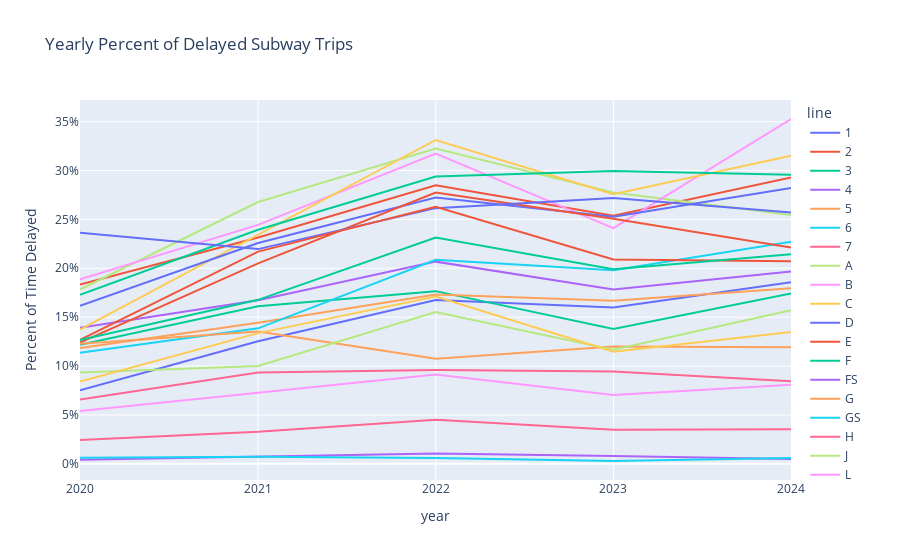

Notebook cell for this chart:
### Code cell
yearly_delays_graph.update_layout(yaxis= {'tickformat': '.0%'})

### Figure 1 — Plotly figure (JSON) as saved in the notebook; plotly's stock layout.template omitted (floating-point values rounded to 4 significant figures)
{"data": [{"hovertemplate": "line=1<br>year=%{x}<br>Percent of Time Delayed=%{y}<extra></extra>", "legendgroup": "1", "line": {"color": "#636efa", "dash": "solid"}, "marker": {"symbol": "circle"}, "mode": "lines", "name": "1", "orientation": "v", "showlegend": true, "type": "scatter", "x": ["2020-01-01T00:00:00", "2021-01-01T00:00:00", "2022-01-01T00:00:00", "2023-01-01T00:00:00", "2024-01-01T00:00:00"], "xaxis": "x", "y": [0.07531, 0.1254, 0.1674, 0.16, 0.1856], "yaxis": "y"}, {"hovertemplate": "line=2<br>year=%{x}<br>Percent of Time Delayed=%{y}<extra></extra>", "legendgroup": "2", "line": {"color": "#EF553B", "dash": "solid"}, "marker": {"symbol": "circle"}, "mode": "lines", "name": "2", "orientation": "v", "showlegend": true, "type": "scatter", "x": ["2020-01-01T00:00:00", "2021-01-01T00:00:00", "2022-01-01T00:00:00", "2023-01-01T00:00:00", "2024-01-01T00:00:00"], "xaxis": "x", "y": [0.1834, 0.2314, 0.285, 0.2538, 0.293], "yaxis": "y"}, {"hovertemplate": "line=3<br>year=%{x}<br>Percent of Time Delayed=%{y}<extra></extra>", "legendgroup": "3", "line": {"color": "#00cc96", "dash": "solid"}, "marker": {"symbol": "circle"}, "mode": "lines", "name": "3", "orientation": "v", "showlegend": true, "type": "scatter", "x": ["2020-01-01T00:00:00", "2021-01-01T00:00:00", "2022-01-01T00:00:00", "2023-01-01T00:00:00", "2024-01-01T00:00:00"], "xaxis": "x", "y": [0.1219, 0.1612, 0.1766, 0.138, 0.1743], "yaxis": "y"}, {"hovertemplate": "line=4<br>year=%{x}<br>Percent of Time Delayed=%{y}<extra></extra>", "legendgroup": "4", "line": {"color": "#ab63fa", "dash": "solid"}, "marker": {"symbol": "circle"}, "mode": "lines", "name": "4", "orientation": "v", "showlegend": true, "type": "scatter", "x": ["2020-01-01T00:00:00", "2021-01-01T00:00:00", "2022-01-01T00:00:00", "2023-01-01T00:00:00", "2024-01-01T00:00:00"], "xaxis": "x", "y": [0.1392, 0.1674, 0.2068, 0.1782, 0.1966], "yaxis": "y"}, {"hovertemplate": "line=5<br>year=%{x}<br>Percent of Time Delayed=%{y}<extra></extra>", "legendgroup": "5", "line": {"color": "#FFA15A", "dash": "solid"}, "marker": {"symbol": "circle"}, "mode": "lines", "name": "5", "orientation": "v", "showlegend": true, "type": "scatter", "x": ["2020-01-01T00:00:00", "2021-01-01T00:00:00", "2022-01-01T00:00:00", "2023-01-01T00:00:00", "2024-01-01T00:00:00"], "xaxis": "x", "y": [0.1184, 0.1442, 0.1733, 0.1667, 0.1795], "yaxis": "y"}, {"hovertemplate": "line=6<br>year=%{x}<br>Percent of Time Delayed=%{y}<extra></extra>", "legendgroup": "6", "line": {"color": "#19d3f3", "dash": "solid"}, "marker": {"symbol": "circle"}, "mode": "lines", "name": "6", "orientation": "v", "showlegend": true, "type": "scatter", "x": ["2020-01-01T00:00:00", "2021-01-01T00:00:00", "2022-01-01T00:00:00", "2023-01-01T00:00:00", "2024-01-01T00:00:00"], "xaxis": "x", "y": [0.1135, 0.1386, 0.2087, 0.1981, 0.2271], "yaxis": "y"}, {"hovertemplate": "line=7<br>year=%{x}<br>Percent of Time Delayed=%{y}<extra></extra>", "legendgroup": "7", "line": {"color": "#FF6692", "dash": "solid"}, "marker": {"symbol": "circle"}, "mode": "lines", "name": "7", "orientation": "v", "showlegend": true, "type": "scatter", "x": ["2020-01-01T00:00:00", "2021-01-01T00:00:00", "2022-01-01T00:00:00", "2023-01-01T00:00:00", "2024-01-01T00:00:00"], "xaxis": "x", "y": [0.06582, 0.09339, 0.09593, 0.09454, 0.08441], "yaxis": "y"}, {"hovertemplate": "line=A<br>year=%{x}<br>Percent of Time Delayed=%{y}<extra></extra>", "legendgroup": "A", "line": {"color": "#B6E880", "dash": "solid"}, "marker": {"symbol": "circle"}, "mode": "lines", "name": "A", "orientation": "v", "showlegend": true, "type": "scatter", "x": ["2020-01-01T00:00:00", "2021-01-01T00:00:00", "2022-01-01T00:00:00", "2023-01-01T00:00:00", "2024-01-01T00:00:00"], "xaxis": "x", "y": [0.1783, 0.2678, 0.3226, 0.2775, 0.2544], "yaxis": "y"}, {"hovertemplate": "line=B<br>year=%{x}<br>Percent of Time Delayed=%{y}<extra></extra>", "legendgroup": "B", "line": {"color": "#FF97FF", "dash": "solid"}, "marker": {"symbol": "circle"}, "mode": "lines", "name": "B", "orientation": "v", "showlegend": true, "type": "scatter", "x": ["2020-01-01T00:00:00", "2021-01-01T00:00:00", "2022-01-01T00:00:00", "2023-01-01T00:00:00", "2024-01-01T00:00:00"], "xaxis": "x", "y": [0.1888, 0.2444, 0.3173, 0.241, 0.3527], "yaxis": "y"}, {"hovertemplate": "line=C<br>year=%{x}<br>Percent of Time Delayed=%{y}<extra></extra>", "legendgroup": "C", "line": {"color": "#FECB52", "dash": "solid"}, "marker": {"symbol": "circle"}, "mode": "lines", "name": "C", "orientation": "v", "showlegend": true, "type": "scatter", "x": ["2020-01-01T00:00:00", "2021-01-01T00:00:00", "2022-01-01T00:00:00", "2023-01-01T00:00:00", "2024-01-01T00:00:00"], "xaxis": "x", "y": [0.1371, 0.2347, 0.3313, 0.2758, 0.315], "yaxis": "y"}, {"hovertemplate": "line=D<br>year=%{x}<br>Percent of Time Delayed=%{y}<extra></extra>", "legendgroup": "D", "line": {"color": "#636efa", "dash": "solid"}, "marker": {"symbol": "circle"}, "mode": "lines", "name": "D", "orientation": "v", "showlegend": true, "type": "scatter", "x": ["2020-01-01T00:00:00", "2021-01-01T00:00:00", "2022-01-01T00:00:00", "2023-01-01T00:00:00", "2024-01-01T00:00:00"], "xaxis": "x", "y": [0.1617, 0.2259, 0.2723, 0.2527, 0.2821], "yaxis": "y"}, {"hovertemplate": "line=E<br>year=%{x}<br>Percent of Time Delayed=%{y}<extra></extra>", "legendgroup": "E", "line": {"color": "#EF553B", "dash": "solid"}, "marker": {"symbol": "circle"}, "mode": "lines", "name": "E", "orientation": "v", "showlegend": true, "type": "scatter", "x": ["2020-01-01T00:00:00", "2021-01-01T00:00:00", "2022-01-01T00:00:00", "2023-01-01T00:00:00", "2024-01-01T00:00:00"], "xaxis": "x", "y": [0.124, 0.2051, 0.2774, 0.2507, 0.2213], "yaxis": "y"}, {"hovertemplate": "line=F<br>year=%{x}<br>Percent of Time Delayed=%{y}<extra></extra>", "legendgroup": "F", "line": {"color": "#00cc96", "dash": "solid"}, "marker": {"symbol": "circle"}, "mode": "lines", "name": "F", "orientation": "v", "showlegend": true, "type": "scatter", "x": ["2020-01-01T00:00:00", "2021-01-01T00:00:00", "2022-01-01T00:00:00", "2023-01-01T00:00:00", "2024-01-01T00:00:00"], "xaxis": "x", "y": [0.1728, 0.2394, 0.2939, 0.2995, 0.2957], "yaxis": "y"}, {"hovertemplate": "line=FS<br>year=%{x}<br>Percent of Time Delayed=%{y}<extra></extra>", "legendgroup": "FS", "line": {"color": "#ab63fa", "dash": "solid"}, "marker": {"symbol": "circle"}, "mode": "lines", "name": "FS", "orientation": "v", "showlegend": true, "type": "scatter", "x": ["2020-01-01T00:00:00", "2021-01-01T00:00:00", "2022-01-01T00:00:00", "2023-01-01T00:00:00", "2024-01-01T00:00:00"], "xaxis": "x", "y": [0.004044, 0.007476, 0.01045, 0.007945, 0.005], "yaxis": "y"}, {"hovertemplate": "line=G<br>year=%{x}<br>Percent of Time Delayed=%{y}<extra></extra>", "legendgroup": "G", "line": {"color": "#FFA15A", "dash": "solid"}, "marker": {"symbol": "circle"}, "mode": "lines", "name": "G", "orientation": "v", "showlegend": true, "type": "scatter", "x": ["2020-01-01T00:00:00", "2021-01-01T00:00:00", "2022-01-01T00:00:00", "2023-01-01T00:00:00", "2024-01-01T00:00:00"], "xaxis": "x", "y": [0.1229, 0.1352, 0.1075, 0.12, 0.1193], "yaxis": "y"}, {"hovertemplate": "line=GS<br>year=%{x}<br>Percent of Time Delayed=%{y}<extra></extra>", "legendgroup": "GS", "line": {"color": "#19d3f3", "dash": "solid"}, "marker": {"symbol": "circle"}, "mode": "lines", "name": "GS", "orientation": "v", "showlegend": true, "type": "scatter", "x": ["2020-01-01T00:00:00", "2021-01-01T00:00:00", "2022-01-01T00:00:00", "2023-01-01T00:00:00", "2024-01-01T00:00:00"], "xaxis": "x", "y": [0.006261, 0.007182, 0.005945, 0.002891, 0.005977], "yaxis": "y"}, {"hovertemplate": "line=H<br>year=%{x}<br>Percent of Time Delayed=%{y}<extra></extra>", "legendgroup": "H", "line": {"color": "#FF6692", "dash": "solid"}, "marker": {"symbol": "circle"}, "mode": "lines", "name": "H", "orientation": "v", "showlegend": true, "type": "scatter", "x": ["2020-01-01T00:00:00", "2021-01-01T00:00:00", "2022-01-01T00:00:00", "2023-01-01T00:00:00", "2024-01-01T00:00:00"], "xaxis": "x", "y": [0.02436, 0.03269, 0.04519, 0.03497, 0.03547], "yaxis": "y"}, {"hovertemplate": "line=J<br>year=%{x}<br>Percent of Time Delayed=%{y}<extra></extra>", "legendgroup": "J", "line": {"color": "#B6E880", "dash": "solid"}, "marker": {"symbol": "circle"}, "mode": "lines", "name": "J", "orientation": "v", "showlegend": true, "type": "scatter", "x": ["2020-01-01T00:00:00", "2021-01-01T00:00:00", "2022-01-01T00:00:00", "2023-01-01T00:00:00", "2024-01-01T00:00:00"], "xaxis": "x", "y": [0.09342, 0.1002, 0.1553, 0.1166, 0.1571], "yaxis": "y"}, {"hovertemplate": "line=L<br>year=%{x}<br>Percent of Time Delayed=%{y}<extra></extra>", "legendgroup": "L", "line": {"color": "#FF97FF", "dash": "solid"}, "marker": {"symbol": "circle"}, "mode": "lines", "name": "L", "orientation": "v", "showlegend": true, "type": "scatter", "x": ["2020-01-01T00:00:00", "2021-01-01T00:00:00", "2022-01-01T00:00:00", "2023-01-01T00:00:00", "2024-01-01T00:00:00"], "xaxis": "x", "y": [0.05396, 0.07263, 0.09138, 0.07047, 0.08082], "yaxis": "y"}, {"hovertemplate": "line=M<br>year=%{x}<br>Percent of Time Delayed=%{y}<extra></extra>", "legendgroup": "M", "line": {"color": "#FECB52", "dash": "solid"}, "marker": {"symbol": "circle"}, "mode": "lines", "name": "M", "orientation": "v", "showlegend": true, "type": "scatter", "x": ["2020-01-01T00:00:00", "2021-01-01T00:00:00", "2022-01-01T00:00:00", "2023-01-01T00:00:00", "2024-01-01T00:00:00"], "xaxis": "x", "y": [0.08412, 0.1337, 0.1712, 0.1146, 0.1348], "yaxis": "y"}, {"hovertemplate": "line=N<br>year=%{x}<br>Percent of Time Delayed=%{y}<extra></extra>", "legendgroup": "N", "line": {"color": "#636efa", "dash": "solid"}, "marker": {"symbol": "circle"}, "mode": "lines", "name": "N", "orientation": "v", "showlegend": true, "type": "scatter", "x": ["2020-01-01T00:00:00", "2021-01-01T00:00:00", "2022-01-01T00:00:00", "2023-01-01T00:00:00", "2024-01-01T00:00:00"], "xaxis": "x", "y": [0.2363, 0.2196, 0.2615, 0.2718, 0.2572], "yaxis": "y"}, {"hovertemplate": "line=Q<br>year=%{x}<br>Percent of Time Delayed=%{y}<extra></extra>", "legendgroup": "Q", "line": {"color": "#EF553B", "dash": "solid"}, "marker": {"symbol": "circle"}, "mode": "lines", "name": "Q", "orientation": "v", "showlegend": true, "type": "scatter", "x": ["2020-01-01T00:00:00", "2021-01-01T00:00:00", "2022-01-01T00:00:00", "2023-01-01T00:00:00", "2024-01-01T00:00:00"], "xaxis": "x", "y": [0.1268, 0.217, 0.2628, 0.2089, 0.2073], "yaxis": "y"}, {"hovertemplate": "line=R<br>year=%{x}<br>Percent of Time Delayed=%{y}<extra></extra>", "legendgroup": "R", "line": {"color": "#00cc96", "dash": "solid"}, "marker": {"symbol": "circle"}, "mode": "lines", "name": "R", "orientation": "v", "showlegend": true, "type": "scatter", "x": ["2020-01-01T00:00:00", "2021-01-01T00:00:00", "2022-01-01T00:00:00", "2023-01-01T00:00:00", "2024-01-01T00:00:00"], "xaxis": "x", "y": [0.1265, 0.1677, 0.2315, 0.1991, 0.2143], "yaxis": "y"}, {"hovertemplate": "line=JZ<br>year=%{x}<br>Percent of Time Delayed=%{y}<extra></extra>", "legendgroup": "JZ", "line": {"color": "#ab63fa", "dash": "solid"}, "marker": {"symbol": "circle"}, "mode": "lines", "name": "JZ", "orientation": "v", "showlegend": true, "type": "scatter", "x": ["2024-01-01T00:00:00"], "xaxis": "x", "y": [0.1789], "yaxis": "y"}, {"hovertemplate": "line=S 42nd<br>year=%{x}<br>Percent of Time Delayed=%{y}<extra></extra>", "legendgroup": "S 42nd", "line": {"color": "#FFA15A", "dash": "solid"}, "marker": {"symbol": "circle"}, "mode": "lines", "name": "S 42nd", "orientation": "v", "showlegend": true, "type": "scatter", "x": ["2024-01-01T00:00:00"], "xaxis": "x", "y": [0.004951], "yaxis": "y"}, {"hovertemplate": "line=S Fkln<br>year=%{x}<br>Percent of Time Delayed=%{y}<extra></extra>", "legendgroup": "S Fkln", "line": {"color": "#19d3f3", "dash": "solid"}, "marker": {"symbol": "circle"}, "mode": "lines", "name": "S Fkln", "orientation": "v", "showlegend": true, "type": "scatter", "x": ["2024-01-01T00:00:00"], "xaxis": "x", "y": [0.01052], "yaxis": "y"}, {"hovertemplate": "line=S Rock<br>year=%{x}<br>Percent of Time Delayed=%{y}<extra></extra>", "legendgroup": "S Rock", "line": {"color": "#FF6692", "dash": "solid"}, "marker": {"symbol": "circle"}, "mode": "lines", "name": "S Rock", "orientation": "v", "showlegend": true, "type": "scatter", "x": ["2024-01-01T00:00:00"], "xaxis": "x", "y": [0.04516], "yaxis": "y"}], "layout": {"autosize": true, "legend": {"title": {"text": "line"}, "tracegroupgap": 0}, "title": {"text": "Yearly Percent of Delayed Subway Trips"}, "xaxis": {"anchor": "y", "autorange": true, "domain": [0, 1], "dtick": "M12", "range": ["2020-01-01", "2024-01-01"], "tickformat": "%Y", "title": {"text": "year"}, "type": "date"}, "yaxis": {"anchor": "x", "autorange": true, "domain": [0, 1], "range": [-0.01654, 0.3721], "tickformat": ".0%", "title": {"text": "Percent of Time Delayed"}, "type": "linear"}}}
